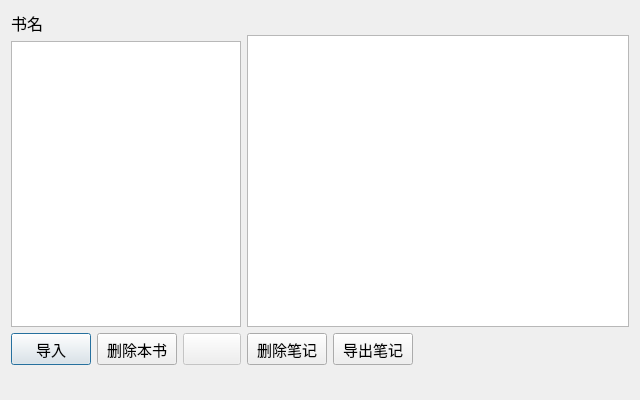
<?xml version="1.0" encoding="UTF-8"?>
<ui version="4.0">
 <class>KNoteMgr</class>
 <widget class="QDialog" name="KNoteMgr">
  <property name="geometry">
   <rect>
    <x>0</x>
    <y>0</y>
    <width>640</width>
    <height>400</height>
   </rect>
  </property>
  <property name="minimumSize">
   <size>
    <width>640</width>
    <height>400</height>
   </size>
  </property>
  <property name="maximumSize">
   <size>
    <width>16777215</width>
    <height>16777215</height>
   </size>
  </property>
  <property name="windowTitle">
   <string>Kinde笔记管理器</string>
  </property>
  <layout class="QGridLayout" name="gridLayout">
   <item row="0" column="0">
    <layout class="QVBoxLayout" name="verticalLayout">
     <item>
      <widget class="QLabel" name="labelBook">
       <property name="enabled">
        <bool>true</bool>
       </property>
       <property name="font">
        <font>
         <pointsize>12</pointsize>
        </font>
       </property>
       <property name="text">
        <string>书名</string>
       </property>
      </widget>
     </item>
     <item>
      <widget class="QListView" name="listViewKBook">
       <property name="maximumSize">
        <size>
         <width>230</width>
         <height>16777215</height>
        </size>
       </property>
       <property name="font">
        <font>
         <pointsize>12</pointsize>
        </font>
       </property>
      </widget>
     </item>
     <item>
      <layout class="QHBoxLayout" name="horizontalLayout_2">
       <item>
        <widget class="QPushButton" name="btnImport">
         <property name="minimumSize">
          <size>
           <width>0</width>
           <height>32</height>
          </size>
         </property>
         <property name="maximumSize">
          <size>
           <width>80</width>
           <height>32</height>
          </size>
         </property>
         <property name="font">
          <font>
           <pointsize>11</pointsize>
          </font>
         </property>
         <property name="text">
          <string>导入</string>
         </property>
        </widget>
       </item>
       <item>
        <widget class="QPushButton" name="btnDelBook">
         <property name="minimumSize">
          <size>
           <width>0</width>
           <height>32</height>
          </size>
         </property>
         <property name="maximumSize">
          <size>
           <width>80</width>
           <height>32</height>
          </size>
         </property>
         <property name="font">
          <font>
           <pointsize>11</pointsize>
          </font>
         </property>
         <property name="text">
          <string>删除本书</string>
         </property>
        </widget>
       </item>
       <item>
        <widget class="QPushButton" name="btnHide">
         <property name="enabled">
          <bool>false</bool>
         </property>
         <property name="minimumSize">
          <size>
           <width>0</width>
           <height>32</height>
          </size>
         </property>
         <property name="maximumSize">
          <size>
           <width>67</width>
           <height>32</height>
          </size>
         </property>
         <property name="font">
          <font>
           <pointsize>11</pointsize>
          </font>
         </property>
         <property name="text">
          <string/>
         </property>
        </widget>
       </item>
      </layout>
     </item>
    </layout>
   </item>
   <item row="0" column="1">
    <layout class="QVBoxLayout" name="verticalLayout_2">
     <item>
      <widget class="QLabel" name="labelNote">
       <property name="enabled">
        <bool>true</bool>
       </property>
       <property name="font">
        <font>
         <pointsize>12</pointsize>
        </font>
       </property>
       <property name="text">
        <string/>
       </property>
      </widget>
     </item>
     <item>
      <widget class="QListView" name="listViewKNote">
       <property name="font">
        <font>
         <pointsize>12</pointsize>
        </font>
       </property>
      </widget>
     </item>
     <item>
      <layout class="QHBoxLayout" name="horizontalLayout">
       <item>
        <widget class="QPushButton" name="btnDelNote">
         <property name="minimumSize">
          <size>
           <width>0</width>
           <height>32</height>
          </size>
         </property>
         <property name="maximumSize">
          <size>
           <width>80</width>
           <height>32</height>
          </size>
         </property>
         <property name="font">
          <font>
           <pointsize>11</pointsize>
          </font>
         </property>
         <property name="text">
          <string>删除笔记</string>
         </property>
        </widget>
       </item>
       <item>
        <widget class="QPushButton" name="btnExport">
         <property name="minimumSize">
          <size>
           <width>0</width>
           <height>32</height>
          </size>
         </property>
         <property name="maximumSize">
          <size>
           <width>80</width>
           <height>32</height>
          </size>
         </property>
         <property name="font">
          <font>
           <pointsize>11</pointsize>
          </font>
         </property>
         <property name="text">
          <string>导出笔记</string>
         </property>
        </widget>
       </item>
       <item>
        <spacer name="horizontalSpacer">
         <property name="orientation">
          <enum>Qt::Horizontal</enum>
         </property>
         <property name="sizeHint" stdset="0">
          <size>
           <width>178</width>
           <height>20</height>
          </size>
         </property>
        </spacer>
       </item>
      </layout>
     </item>
    </layout>
   </item>
   <item row="1" column="0" colspan="2">
    <widget class="QLabel" name="labelStatus">
     <property name="maximumSize">
      <size>
       <width>16777215</width>
       <height>20</height>
      </size>
     </property>
     <property name="font">
      <font>
       <pointsize>12</pointsize>
      </font>
     </property>
     <property name="text">
      <string/>
     </property>
    </widget>
   </item>
  </layout>
 </widget>
 <resources/>
 <connections/>
</ui>
